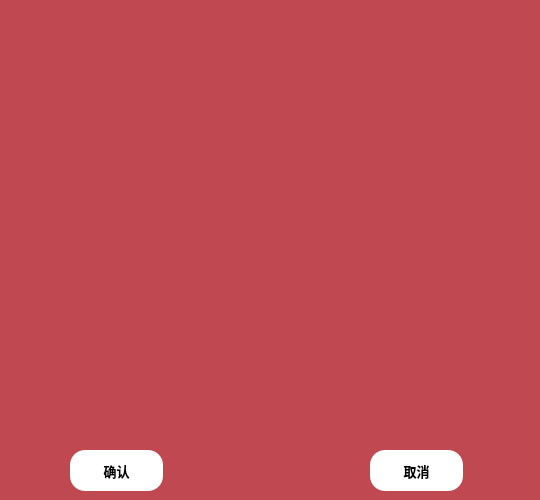
<?xml version="1.0" encoding="UTF-8"?>
<ui version="4.0">
 <class>A330_seatTable</class>
 <widget class="QDialog" name="A330_seatTable">
  <property name="geometry">
   <rect>
    <x>0</x>
    <y>0</y>
    <width>540</width>
    <height>500</height>
   </rect>
  </property>
  <property name="windowTitle">
   <string>Dialog</string>
  </property>
  <property name="styleSheet">
   <string notr="true">background-color: rgb(192, 72, 81);</string>
  </property>
  <widget class="QPushButton" name="pushButton">
   <property name="geometry">
    <rect>
     <x>70</x>
     <y>450</y>
     <width>93</width>
     <height>41</height>
    </rect>
   </property>
   <property name="font">
    <font>
     <pointsize>10</pointsize>
     <weight>75</weight>
     <bold>true</bold>
    </font>
   </property>
   <property name="styleSheet">
    <string notr="true">#pushButton:!hover
{
background-color: rgb(255, 255, 255);
border-radius:15px;
}
#pushButton:hover
{
background-color: rgb(255, 255, 255);
border-radius:15px;
color:rgb(56, 132, 255);
}</string>
   </property>
   <property name="text">
    <string>确认</string>
   </property>
  </widget>
  <widget class="QPushButton" name="pushButton_2">
   <property name="geometry">
    <rect>
     <x>370</x>
     <y>450</y>
     <width>93</width>
     <height>41</height>
    </rect>
   </property>
   <property name="font">
    <font>
     <pointsize>10</pointsize>
     <weight>75</weight>
     <bold>true</bold>
    </font>
   </property>
   <property name="styleSheet">
    <string notr="true">#pushButton_2:!hover
{
background-color: rgb(255, 255, 255);
border-radius:15px;
}
#pushButton_2:hover
{
background-color: rgb(255, 255, 255);
border-radius:15px;
color:rgb(56, 132, 255);
}</string>
   </property>
   <property name="text">
    <string>取消</string>
   </property>
  </widget>
 </widget>
 <resources/>
 <connections/>
</ui>
